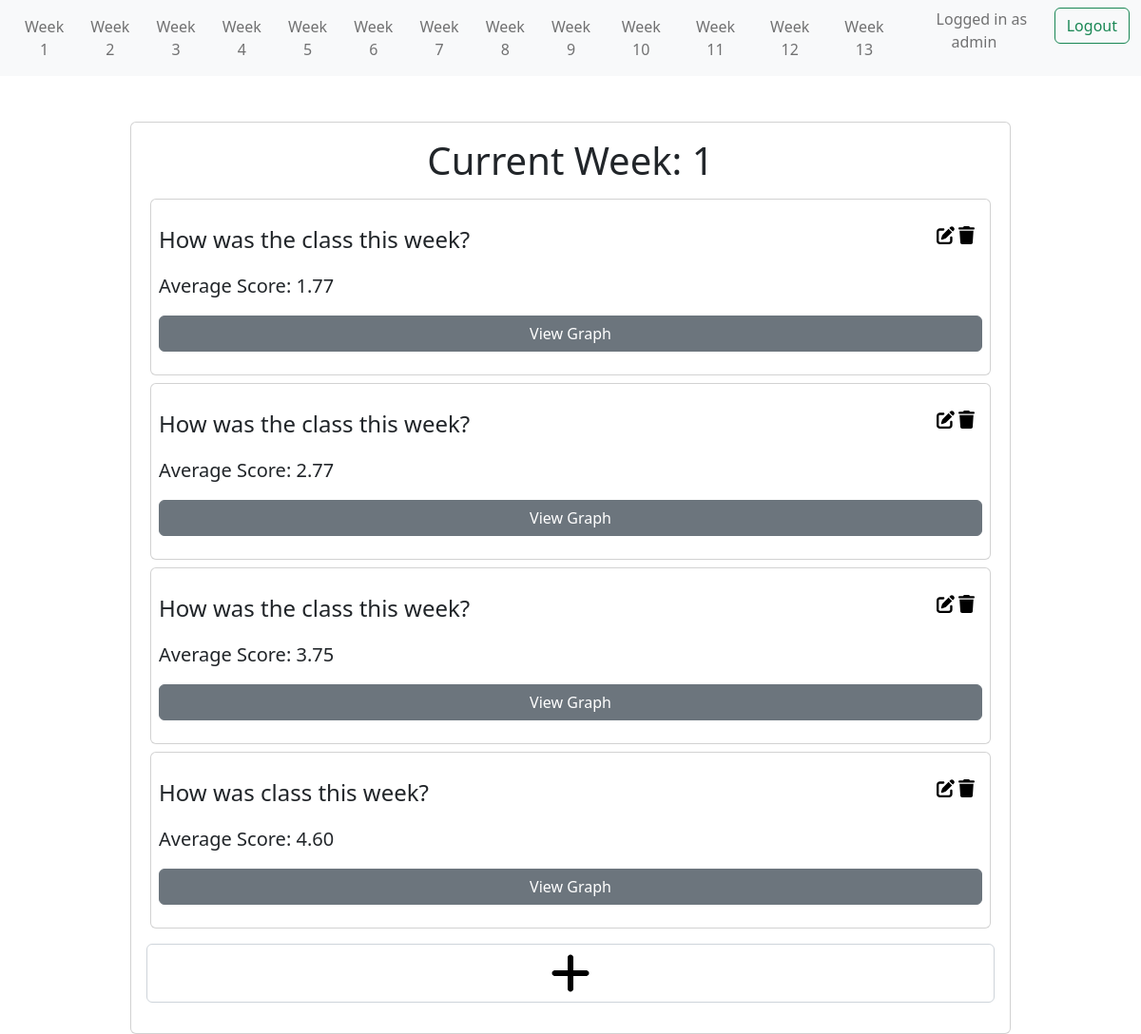
The app's page /survey/week/1 (signed in), older data.
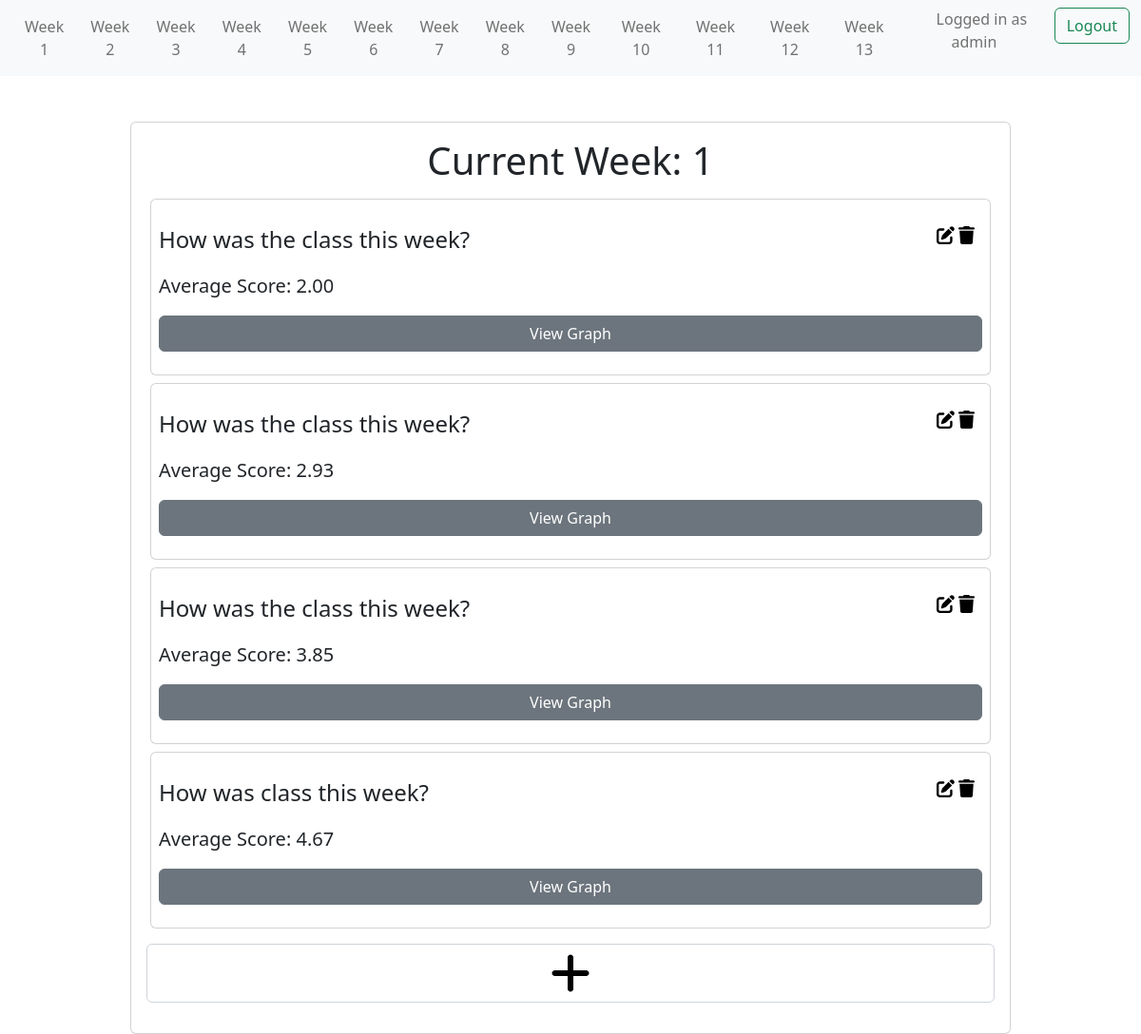
The same page, newer data.
### survey/models.py (models this page shows, shortened)
class SurveyQuestion(models.Model):
    question = models.CharField(max_length=300)
    week = models.ForeignKey('Week',db_column='week_number', on_delete=models.CASCADE, default=1)
    total_responses = models.IntegerField(default=0)
    total_score = models.IntegerField(default=0)
    average_score = models.FloatField(default=0)
    option_1_count = models.IntegerField(default=0)
    option_2_count = models.IntegerField(default=0)
    option_3_count = models.IntegerField(default=0)
    option_4_count = models.IntegerField(default=0)
    option_5_count = models.IntegerField(default=0)

### survey/views.py (the view)
# urls.py: path('week/<int:week>', views.week_questions, name='week_questions'),
def week_questions(request, week):
    questions = SurveyQuestion.objects.filter(week=week).all()
    questionCount = SurveyQuestion.objects.count()
    comments = Comment.objects.filter(week=week).all()
    SurveyFormSet = formset_factory(SurveyForm, extra=questionCount)
    formset =  SurveyFormSet()
    questionForm = zip(questions,formset)
    commentForm = CommentForm()
    if request.method == "POST":
        form = SurveyForm(request.POST)
        comment = CommentForm(request.POST)
        if form.is_valid() and comment.is_valid():
            commentText = comment.cleaned_data['comment']
            Comment.objects.create(comment=commentText,week=Week.objects.get(week_number=week))
            for i in range(questionCount):
                var = 'form-' + str(i) + '-score'
                score = request.POST.get(var , 0)
                if score == 0:
                    continue
                else:
                    question = questions[i]
                    if score == 'option1':
                        question.option_1_count += 1
                        score = 1
                    elif score == 'option2':
                        question.option_2_count += 1
                        score = 2
                    elif score == 'option3':
                        question.option_3_count += 1
                        score = 3
                    elif score == 'option4':
                        question.option_4_count += 1
                        score = 4
                    else:
                        question.option_5_count += 1
                        score = 5
                    question.total_responses += 1
                    question.total_score += score
                    question.average_score = (question.total_score / question.total_responses)
                    question.save()
            return redirect(reverse('survey:thank_you'))
        else:
            print(form.errors)
            return render(request,'survey/week_questions.html', context={'questions' : questions, 'week' : week, 'questionForm' : questionForm})
    else:
        if questions:
            return render(request,'survey/week_questions.html', context={'questions' : questions, 'week' : week, 'questionForm' : questionForm
                                                                        ,'comment' : commentForm, 'comments':comments})
        else:
            return render(request,'survey/week_questions.html', context={'questions' : questions, 'week' : week,
                                                        'error':'No questions for this week!','comment' : commentForm,'comments':comments})

### survey/templates/survey/week_questions.html (shortened to what this page needs)
{% extends 'survey/base.html' %}
{% load crispy_forms_tags %}
{% load static %}
{% block content %}
<div class="container mt-5">
  <div class="row d-flex justify-content-center">
    <div class="col-md-10">
      <div class="card px-2 py-3" id="form1">
        <div class="text-center">
          <h1>Current Week: {{ week }}</h1>
        </div>
        {% if user.is_authenticated %}
        {% for question in questions %}
        <div class="container mt-2">
          <div class="row d-flex justify-content-center">
            <div class="col-md-18">
              <div class="card px-2 py-4">
                <div id="question">
                  <div class="fs-4" style="display: inline;">
                    {{ question.question }}
                  </div>
                  <div style="display: inline; float: right; width: 3em;" id="icons" class="">
                    <a href="{% url 'survey:update_question' question.id %}"
                      ><img
                        src="{% static 'survey/pen-to-square-solid.svg' %}"
                        id="editImage"
                    /></a>
                    <a href="{% url 'survey:delete_question' question.id %}"
                      ><img src="{% static 'survey/trash-solid.svg' %}" id="deleteImage"
                    /></a>
                  </div>
                </div>
                <div class="fs-5 justify-content-center py-3" style="display: inline;">Average Score: {{ question.average_score|floatformat:2 }}</div>
                <a href="{% url 'survey:resultspage' question.id %}" style="display: inline;" type="button" class="btn btn-secondary ">View Graph</a>
              </div>
            </div>
          </div>
        </div>
        {% endfor %}
        <a href="{% url 'survey:create_question' week=week %}" class="py-3 px-2">
          <div class="form-control input-normal">
              <img src="{% static 'survey/plus-solid.svg' %}" id="submitImage"/>
          </div>
        </a>
        {% endif %}
      </div>
    </div>
  </div>
</div>
{% endblock %}

Row changes from the older to the newer data that the page shows:
changed SurveyQuestion (number 1 of 4 on the later page): average_score "1.77" → "2.00"
changed SurveyQuestion (number 2 of 4 on the later page): average_score "2.77" → "2.93"
changed SurveyQuestion (number 3 of 4 on the later page): average_score "3.75" → "3.85"
changed SurveyQuestion "How was class this week?": average_score "4.60" → "4.67"
